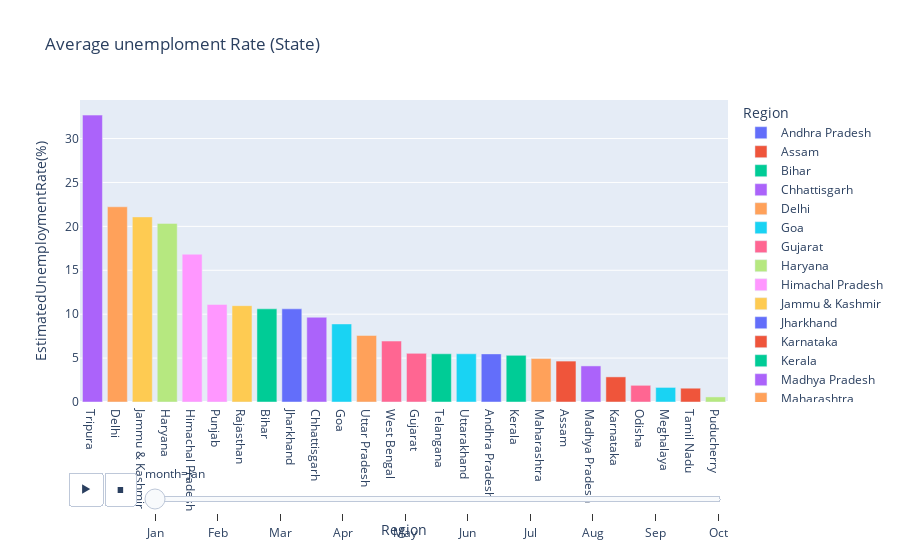

Notebook code cell kept with this figure:
### Code cell
fig = px.bar(df, x='Region', y="EstimatedUnemploymentRate(%)",animation_frame='month', color="Region", title="Average unemploment Rate (State)")
fig.update_layout(xaxis={'categoryorder':'total descending'})
fig.layout.updatemenus[0].buttons[0].args[1]['frame']['duration']=2000

fig.show()

### Figure 1 — Plotly figure (JSON) as saved in the notebook; plotly's stock layout.template omitted (floating-point values rounded to 4 significant figures)
{"data": [{"alignmentgroup": "True", "hovertemplate": "Region=%{x}<br>month=Jan<br>EstimatedUnemploymentRate(%)=%{y}<extra></extra>", "legendgroup": "Andhra Pradesh", "marker": {"color": "#636efa", "pattern": {"shape": ""}}, "name": "Andhra Pradesh", "offsetgroup": "Andhra Pradesh", "orientation": "v", "showlegend": true, "textposition": "auto", "type": "bar", "x": ["Andhra Pradesh"], "xaxis": "x", "y": [5.48], "yaxis": "y"}, {"alignmentgroup": "True", "hovertemplate": "Region=%{x}<br>month=Jan<br>EstimatedUnemploymentRate(%)=%{y}<extra></extra>", "legendgroup": "Assam", "marker": {"color": "#EF553B", "pattern": {"shape": ""}}, "name": "Assam", "offsetgroup": "Assam", "orientation": "v", "showlegend": true, "textposition": "auto", "type": "bar", "x": ["Assam"], "xaxis": "x", "y": [4.66], "yaxis": "y"}, {"alignmentgroup": "True", "hovertemplate": "Region=%{x}<br>month=Jan<br>EstimatedUnemploymentRate(%)=%{y}<extra></extra>", "legendgroup": "Bihar", "marker": {"color": "#00cc96", "pattern": {"shape": ""}}, "name": "Bihar", "offsetgroup": "Bihar", "orientation": "v", "showlegend": true, "textposition": "auto", "type": "bar", "x": ["Bihar"], "xaxis": "x", "y": [10.61], "yaxis": "y"}, {"alignmentgroup": "True", "hovertemplate": "Region=%{x}<br>month=Jan<br>EstimatedUnemploymentRate(%)=%{y}<extra></extra>", "legendgroup": "Chhattisgarh", "marker": {"color": "#ab63fa", "pattern": {"shape": ""}}, "name": "Chhattisgarh", "offsetgroup": "Chhattisgarh", "orientation": "v", "showlegend": true, "textposition": "auto", "type": "bar", "x": ["Chhattisgarh"], "xaxis": "x", "y": [9.65], "yaxis": "y"}, {"alignmentgroup": "True", "hovertemplate": "Region=%{x}<br>month=Jan<br>EstimatedUnemploymentRate(%)=%{y}<extra></extra>", "legendgroup": "Delhi", "marker": {"color": "#FFA15A", "pattern": {"shape": ""}}, "name": "Delhi", "offsetgroup": "Delhi", "orientation": "v", "showlegend": true, "textposition": "auto", "type": "bar", "x": ["Delhi"], "xaxis": "x", "y": [22.23], "yaxis": "y"}, {"alignmentgroup": "True", "hovertemplate": "Region=%{x}<br>month=Jan<br>EstimatedUnemploymentRate(%)=%{y}<extra></extra>", "legendgroup": "Goa", "marker": {"color": "#19d3f3", "pattern": {"shape": ""}}, "name": "Goa", "offsetgroup": "Goa", "orientation": "v", "showlegend": true, "textposition": "auto", "type": "bar", "x": ["Goa"], "xaxis": "x", "y": [8.89], "yaxis": "y"}, {"alignmentgroup": "True", "hovertemplate": "Region=%{x}<br>month=Jan<br>EstimatedUnemploymentRate(%)=%{y}<extra></extra>", "legendgroup": "Gujarat", "marker": {"color": "#FF6692", "pattern": {"shape": ""}}, "name": "Gujarat", "offsetgroup": "Gujarat", "orientation": "v", "showlegend": true, "textposition": "auto", "type": "bar", "x": ["Gujarat"], "xaxis": "x", "y": [5.54], "yaxis": "y"}, {"alignmentgroup": "True", "hovertemplate": "Region=%{x}<br>month=Jan<br>EstimatedUnemploymentRate(%)=%{y}<extra></extra>", "legendgroup": "Haryana", "marker": {"color": "#B6E880", "pattern": {"shape": ""}}, "name": "Haryana", "offsetgroup": "Haryana", "orientation": "v", "showlegend": true, "textposition": "auto", "type": "bar", "x": ["Haryana"], "xaxis": "x", "y": [20.34], "yaxis": "y"}, {"alignmentgroup": "True", "hovertemplate": "Region=%{x}<br>month=Jan<br>EstimatedUnemploymentRate(%)=%{y}<extra></extra>", "legendgroup": "Himachal Pradesh", "marker": {"color": "#FF97FF", "pattern": {"shape": ""}}, "name": "Himachal Pradesh", "offsetgroup": "Himachal Pradesh", "orientation": "v", "showlegend": true, "textposition": "auto", "type": "bar", "x": ["Himachal Pradesh"], "xaxis": "x", "y": [16.83], "yaxis": "y"}, {"alignmentgroup": "True", "hovertemplate": "Region=%{x}<br>month=Jan<br>EstimatedUnemploymentRate(%)=%{y}<extra></extra>", "legendgroup": "Jammu & Kashmir", "marker": {"color": "#FECB52", "pattern": {"shape": ""}}, "name": "Jammu & Kashmir", "offsetgroup": "Jammu & Kashmir", "orientation": "v", "showlegend": true, "textposition": "auto", "type": "bar", "x": ["Jammu & Kashmir"], "xaxis": "x", "y": [21.08], "yaxis": "y"}, {"alignmentgroup": "True", "hovertemplate": "Region=%{x}<br>month=Jan<br>EstimatedUnemploymentRate(%)=%{y}<extra></extra>", "legendgroup": "Jharkhand", "marker": {"color": "#636efa", "pattern": {"shape": ""}}, "name": "Jharkhand", "offsetgroup": "Jharkhand", "orientation": "v", "showlegend": true, "textposition": "auto", "type": "bar", "x": ["Jharkhand"], "xaxis": "x", "y": [10.61], "yaxis": "y"}, {"alignmentgroup": "True", "hovertemplate": "Region=%{x}<br>month=Jan<br>EstimatedUnemploymentRate(%)=%{y}<extra></extra>", "legendgroup": "Karnataka", "marker": {"color": "#EF553B", "pattern": {"shape": ""}}, "name": "Karnataka", "offsetgroup": "Karnataka", "orientation": "v", "showlegend": true, "textposition": "auto", "type": "bar", "x": ["Karnataka"], "xaxis": "x", "y": [2.86], "yaxis": "y"}, {"alignmentgroup": "True", "hovertemplate": "Region=%{x}<br>month=Jan<br>EstimatedUnemploymentRate(%)=%{y}<extra></extra>", "legendgroup": "Kerala", "marker": {"color": "#00cc96", "pattern": {"shape": ""}}, "name": "Kerala", "offsetgroup": "Kerala", "orientation": "v", "showlegend": true, "textposition": "auto", "type": "bar", "x": ["Kerala"], "xaxis": "x", "y": [5.31], "yaxis": "y"}, {"alignmentgroup": "True", "hovertemplate": "Region=%{x}<br>month=Jan<br>EstimatedUnemploymentRate(%)=%{y}<extra></extra>", "legendgroup": "Madhya Pradesh", "marker": {"color": "#ab63fa", "pattern": {"shape": ""}}, "name": "Madhya Pradesh", "offsetgroup": "Madhya Pradesh", "orientation": "v", "showlegend": true, "textposition": "auto", "type": "bar", "x": ["Madhya Pradesh"], "xaxis": "x", "y": [4.11], "yaxis": "y"}, {"alignmentgroup": "True", "hovertemplate": "Region=%{x}<br>month=Jan<br>EstimatedUnemploymentRate(%)=%{y}<extra></extra>", "legendgroup": "Maharashtra", "marker": {"color": "#FFA15A", "pattern": {"shape": ""}}, "name": "Maharashtra", "offsetgroup": "Maharashtra", "orientation": "v", "showlegend": true, "textposition": "auto", "type": "bar", "x": ["Maharashtra"], "xaxis": "x", "y": [4.95], "yaxis": "y"}, {"alignmentgroup": "True", "hovertemplate": "Region=%{x}<br>month=Jan<br>EstimatedUnemploymentRate(%)=%{y}<extra></extra>", "legendgroup": "Meghalaya", "marker": {"color": "#19d3f3", "pattern": {"shape": ""}}, "name": "Meghalaya", "offsetgroup": "Meghalaya", "orientation": "v", "showlegend": true, "textposition": "auto", "type": "bar", "x": ["Meghalaya"], "xaxis": "x", "y": [1.66], "yaxis": "y"}, {"alignmentgroup": "True", "hovertemplate": "Region=%{x}<br>month=Jan<br>EstimatedUnemploymentRate(%)=%{y}<extra></extra>", "legendgroup": "Odisha", "marker": {"color": "#FF6692", "pattern": {"shape": ""}}, "name": "Odisha", "offsetgroup": "Odisha", "orientation": "v", "showlegend": true, "textposition": "auto", "type": "bar", "x": ["Odisha"], "xaxis": "x", "y": [1.9], "yaxis": "y"}, {"alignmentgroup": "True", "hovertemplate": "Region=%{x}<br>month=Jan<br>EstimatedUnemploymentRate(%)=%{y}<extra></extra>", "legendgroup": "Puducherry", "marker": {"color": "#B6E880", "pattern": {"shape": ""}}, "name": "Puducherry", "offsetgroup": "Puducherry", "orientation": "v", "showlegend": true, "textposition": "auto", "type": "bar", "x": ["Puducherry"], "xaxis": "x", "y": [0.58], "yaxis": "y"}, {"alignmentgroup": "True", "hovertemplate": "Region=%{x}<br>month=Jan<br>EstimatedUnemploymentRate(%)=%{y}<extra></extra>", "legendgroup": "Punjab", "marker": {"color": "#FF97FF", "pattern": {"shape": ""}}, "name": "Punjab", "offsetgroup": "Punjab", "orientation": "v", "showlegend": true, "textposition": "auto", "type": "bar", "x": ["Punjab"], "xaxis": "x", "y": [11.11], "yaxis": "y"}, {"alignmentgroup": "True", "hovertemplate": "Region=%{x}<br>month=Jan<br>EstimatedUnemploymentRate(%)=%{y}<extra></extra>", "legendgroup": "Rajasthan", "marker": {"color": "#FECB52", "pattern": {"shape": ""}}, "name": "Rajasthan", "offsetgroup": "Rajasthan", "orientation": "v", "showlegend": true, "textposition": "auto", "type": "bar", "x": ["Rajasthan"], "xaxis": "x", "y": [10.97], "yaxis": "y"}, {"alignmentgroup": "True", "hovertemplate": "Region=%{x}<br>month=Jan<br>EstimatedUnemploymentRate(%)=%{y}<extra></extra>", "legendgroup": "Tamil Nadu", "marker": {"color": "#EF553B", "pattern": {"shape": ""}}, "name": "Tamil Nadu", "offsetgroup": "Tamil Nadu", "orientation": "v", "showlegend": true, "textposition": "auto", "type": "bar", "x": ["Tamil Nadu"], "xaxis": "x", "y": [1.57], "yaxis": "y"}, {"alignmentgroup": "True", "hovertemplate": "Region=%{x}<br>month=Jan<br>EstimatedUnemploymentRate(%)=%{y}<extra></extra>", "legendgroup": "Telangana", "marker": {"color": "#00cc96", "pattern": {"shape": ""}}, "name": "Telangana", "offsetgroup": "Telangana", "orientation": "v", "showlegend": true, "textposition": "auto", "type": "bar", "x": ["Telangana"], "xaxis": "x", "y": [5.49], "yaxis": "y"}, {"alignmentgroup": "True", "hovertemplate": "Region=%{x}<br>month=Jan<br>EstimatedUnemploymentRate(%)=%{y}<extra></extra>", "legendgroup": "Tripura", "marker": {"color": "#ab63fa", "pattern": {"shape": ""}}, "name": "Tripura", "offsetgroup": "Tripura", "orientation": "v", "showlegend": true, "textposition": "auto", "type": "bar", "x": ["Tripura"], "xaxis": "x", "y": [32.67], "yaxis": "y"}, {"alignmentgroup": "True", "hovertemplate": "Region=%{x}<br>month=Jan<br>EstimatedUnemploymentRate(%)=%{y}<extra></extra>", "legendgroup": "Uttar Pradesh", "marker": {"color": "#FFA15A", "pattern": {"shape": ""}}, "name": "Uttar Pradesh", "offsetgroup": "Uttar Pradesh", "orientation": "v", "showlegend": true, "textposition": "auto", "type": "bar", "x": ["Uttar Pradesh"], "xaxis": "x", "y": [7.58], "yaxis": "y"}, {"alignmentgroup": "True", "hovertemplate": "Region=%{x}<br>month=Jan<br>EstimatedUnemploymentRate(%)=%{y}<extra></extra>", "legendgroup": "Uttarakhand", "marker": {"color": "#19d3f3", "pattern": {"shape": ""}}, "name": "Uttarakhand", "offsetgroup": "Uttarakhand", "orientation": "v", "showlegend": true, "textposition": "auto", "type": "bar", "x": ["Uttarakhand"], "xaxis": "x", "y": [5.49], "yaxis": "y"}, {"alignmentgroup": "True", "hovertemplate": "Region=%{x}<br>month=Jan<br>EstimatedUnemploymentRate(%)=%{y}<extra></extra>", "legendgroup": "West Bengal", "marker": {"color": "#FF6692", "pattern": {"shape": ""}}, "name": "West Bengal", "offsetgroup": "West Bengal", "orientation": "v", "showlegend": true, "textposition": "auto", "type": "bar", "x": ["West Bengal"], "xaxis": "x", "y": [6.94], "yaxis": "y"}], "layout": {"barmode": "relative", "legend": {"title": {"text": "Region"}, "tracegroupgap": 0}, "sliders": [{"active": 0, "currentvalue": {"prefix": "month="}, "len": 0.9, "pad": {"b": 10, "t": 60}, "steps": [{"args": [["Jan"], {"frame": {"duration": 0, "redraw": true}, "fromcurrent": true, "mode": "immediate", "transition": {"duration": 0, "easing": "linear"}}], "label": "Jan", "method": "animate"}, {"args": [["Feb"], {"frame": {"duration": 0, "redraw": true}, "fromcurrent": true, "mode": "immediate", "transition": {"duration": 0, "easing": "linear"}}], "label": "Feb", "method": "animate"}, {"args": [["Mar"], {"frame": {"duration": 0, "redraw": true}, "fromcurrent": true, "mode": "immediate", "transition": {"duration": 0, "easing": "linear"}}], "label": "Mar", "method": "animate"}, {"args": [["Apr"], {"frame": {"duration": 0, "redraw": true}, "fromcurrent": true, "mode": "immediate", "transition": {"duration": 0, "easing": "linear"}}], "label": "Apr", "method": "animate"}, {"args": [["May"], {"frame": {"duration": 0, "redraw": true}, "fromcurrent": true, "mode": "immediate", "transition": {"duration": 0, "easing": "linear"}}], "label": "May", "method": "animate"}, {"args": [["Jun"], {"frame": {"duration": 0, "redraw": true}, "fromcurrent": true, "mode": "immediate", "transition": {"duration": 0, "easing": "linear"}}], "label": "Jun", "method": "animate"}, {"args": [["Jul"], {"frame": {"duration": 0, "redraw": true}, "fromcurrent": true, "mode": "immediate", "transition": {"duration": 0, "easing": "linear"}}], "label": "Jul", "method": "animate"}, {"args": [["Aug"], {"frame": {"duration": 0, "redraw": true}, "fromcurrent": true, "mode": "immediate", "transition": {"duration": 0, "easing": "linear"}}], "label": "Aug", "method": "animate"}, {"args": [["Sep"], {"frame": {"duration": 0, "redraw": true}, "fromcurrent": true, "mode": "immediate", "transition": {"duration": 0, "easing": "linear"}}], "label": "Sep", "method": "animate"}, {"args": [["Oct"], {"frame": {"duration": 0, "redraw": true}, "fromcurrent": true, "mode": "immediate", "transition": {"duration": 0, "easing": "linear"}}], "label": "Oct", "method": "animate"}], "x": 0.1, "xanchor": "left", "y": 0, "yanchor": "top"}], "title": {"text": "Average unemploment Rate (State)"}, "updatemenus": [{"buttons": [{"args": [null, {"frame": {"duration": 2000, "redraw": true}, "fromcurrent": true, "mode": "immediate", "transition": {"duration": 500, "easing": "linear"}}], "label": "&#9654;", "method": "animate"}, {"args": [[null], {"frame": {"duration": 0, "redraw": true}, "fromcurrent": true, "mode": "immediate", "transition": {"duration": 0, "easing": "linear"}}], "label": "&#9724;", "method": "animate"}], "direction": "left", "pad": {"r": 10, "t": 70}, "showactive": false, "type": "buttons", "x": 0.1, "xanchor": "right", "y": 0, "yanchor": "top"}], "xaxis": {"anchor": "y", "categoryarray": ["Andhra Pradesh", "Assam", "Bihar", "Chhattisgarh", "Delhi", "Goa", "Gujarat", "Haryana", "Himachal Pradesh", "Jammu & Kashmir", "Jharkhand", "Karnataka", "Kerala", "Madhya Pradesh", "Maharashtra", "Meghalaya", "Odisha", "Puducherry", "Punjab", "Rajasthan", "Sikkim", "Tamil Nadu", "Telangana", "Tripura", "Uttar Pradesh", "Uttarakhand", "West Bengal"], "categoryorder": "total descending", "domain": [0, 1], "title": {"text": "Region"}}, "yaxis": {"anchor": "x", "domain": [0, 1], "title": {"text": "EstimatedUnemploymentRate(%)"}}}}
